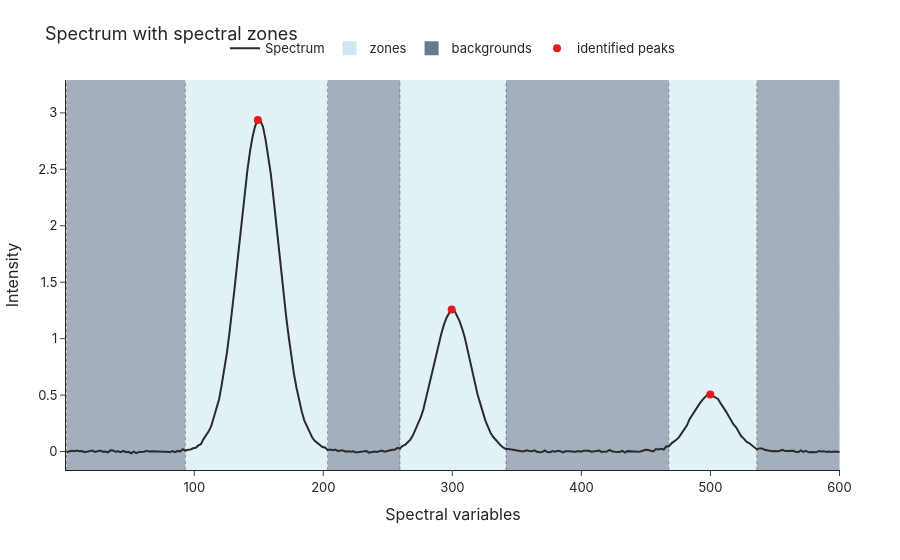

Notebook source saved alongside this figure:
### Markdown cell above
Since spectral zones are not known a priori in this example, the `building_spectral_zones` function is applied to automatically identify zones based on peak detection criteria. The function uses the mean spectrum across all samples (obtained by passing the full dataset `X`) to detect local maxima and minima, which define the zone boundaries. Two key parameters control the detection sensitivity:

- **`min_window_length`**: Minimum length of spectral windows considered for minima extraction, which also controls the minimum width of the resulting zones.
- **`prominence`**: Minimum difference in intensity between a peak and its surrounding baseline for it to be considered a valid peak. Higher values make detection more robust to noise but may miss subtle features.
- Optionally, Savitzky-Golay smoothing can be applied before peak detection (`svg_smooth=True`) to further improve robustness in noisy spectra.

### Code cell
spectral_cuts = building_spectral_zones(
    spectrum=X, # when the entire dataset is passed, the mean spectrum across samples is used for zone detection; alternatively, a single representative spectrum can be passed (e.g., the spectrum of a specific sample or the mean spectrum of a specific class)
    min_window_length=1, # the minimum length of the spectral windows considered for minima extraction (and thus controls the minimum width of the resulting zones)
    prominence=0.5, # the minimum difference in intensity between a peak and its surrounding baseline for it to be considered a valid peak, being a key parameter for extracting peaks robustly in the presence of noise
    svg_smooth=False, # whether to apply Savitzky-Golay smoothing to the spectrum before peak detection (which can help improve peak detection in noisy spectra); if True, the svg_polyorder and svg_window_length parameters can be set to control the degree of smoothing
    svg_polyorder=3, # unused when svg_smooth=False, but can be set to control the degree of smoothing if svg_smooth=True
    svg_window_length=11, # unused when svg_smooth=False, but can be set to control the window length of smoothing if svg_smooth=True
    _show_minima=False, # whether to show the detected minima in the plot (which define the zone boundaries)
    ploting=True # whether to plot the spectrum with detected peaks and zone boundaries (which can help visually assess the quality of zone detection and adjust parameters accordingly
)
print('Spectral cuts (label, start, end):')
for label, start, end in spectral_cuts:
    print(f"{label}: {start} - {end}")

### Figure 1 — Plotly figure (JSON) as saved in the notebook; plotly's stock layout.template omitted (floating-point values rounded to 4 significant figures; data arrays with more than 128 entries replaced by an {"elided": "..."} marker saying what was removed)
{"data": [{"line": {"color": "#2b2b2b", "dash": "solid", "width": 2}, "mode": "lines", "name": "Spectrum", "type": "scatter", "x": {"elided": "300 float values"}, "y": {"elided": "300 float values"}}, {"marker": {"color": "rgba(173, 216, 230, 0.6)", "size": 14, "symbol": "square"}, "mode": "markers", "name": "zones", "showlegend": true, "type": "scatter", "x": [null], "y": [null]}, {"marker": {"color": "rgba(0, 34, 75, 0.6)", "size": 14, "symbol": "square"}, "mode": "markers", "name": "backgrounds", "showlegend": true, "type": "scatter", "x": [null], "y": [null]}, {"marker": {"color": "#e41a1c", "size": 8, "symbol": "circle"}, "mode": "markers", "name": "identified peaks", "type": "scatter", "x": [149.2, 299.5, 499.8], "y": [2.937, 1.258, 0.505]}], "layout": {"font": {"family": "Inter, Helvetica Neue, Arial, sans-serif", "size": 13}, "legend": {"orientation": "h", "x": 0.5, "xanchor": "center", "y": 1.12, "yanchor": "top"}, "margin": {"b": 90, "l": 60, "r": 60, "t": 80}, "shapes": [{"fillcolor": "rgba(0, 34, 75, 0.6)", "layer": "below", "line": {"width": 0}, "opacity": 0.6, "type": "rect", "x0": 1, "x1": 93.15, "xref": "x", "y0": 0, "y1": 1, "yref": "y domain"}, {"line": {"color": "black", "dash": "dot", "width": 1}, "type": "line", "x0": 1, "x1": 1, "xref": "x", "y0": 0, "y1": 1, "yref": "y domain"}, {"fillcolor": "rgba(173, 216, 230, 0.6)", "layer": "below", "line": {"width": 0}, "opacity": 0.6, "type": "rect", "x0": 93.15, "x1": 203.3, "xref": "x", "y0": 0, "y1": 1, "yref": "y domain"}, {"line": {"color": "black", "dash": "dot", "width": 1}, "type": "line", "x0": 93.15, "x1": 93.15, "xref": "x", "y0": 0, "y1": 1, "yref": "y domain"}, {"fillcolor": "rgba(0, 34, 75, 0.6)", "layer": "below", "line": {"width": 0}, "opacity": 0.6, "type": "rect", "x0": 203.3, "x1": 259.4, "xref": "x", "y0": 0, "y1": 1, "yref": "y domain"}, {"line": {"color": "black", "dash": "dot", "width": 1}, "type": "line", "x0": 203.3, "x1": 203.3, "xref": "x", "y0": 0, "y1": 1, "yref": "y domain"}, {"fillcolor": "rgba(173, 216, 230, 0.6)", "layer": "below", "line": {"width": 0}, "opacity": 0.6, "type": "rect", "x0": 259.4, "x1": 341.6, "xref": "x", "y0": 0, "y1": 1, "yref": "y domain"}, {"line": {"color": "black", "dash": "dot", "width": 1}, "type": "line", "x0": 259.4, "x1": 259.4, "xref": "x", "y0": 0, "y1": 1, "yref": "y domain"}, {"fillcolor": "rgba(0, 34, 75, 0.6)", "layer": "below", "line": {"width": 0}, "opacity": 0.6, "type": "rect", "x0": 341.6, "x1": 467.8, "xref": "x", "y0": 0, "y1": 1, "yref": "y domain"}, {"line": {"color": "black", "dash": "dot", "width": 1}, "type": "line", "x0": 341.6, "x1": 341.6, "xref": "x", "y0": 0, "y1": 1, "yref": "y domain"}, {"fillcolor": "rgba(173, 216, 230, 0.6)", "layer": "below", "line": {"width": 0}, "opacity": 0.6, "type": "rect", "x0": 467.8, "x1": 535.9, "xref": "x", "y0": 0, "y1": 1, "yref": "y domain"}, {"line": {"color": "black", "dash": "dot", "width": 1}, "type": "line", "x0": 467.8, "x1": 467.8, "xref": "x", "y0": 0, "y1": 1, "yref": "y domain"}, {"fillcolor": "rgba(0, 34, 75, 0.6)", "layer": "below", "line": {"width": 0}, "opacity": 0.6, "type": "rect", "x0": 535.9, "x1": 600, "xref": "x", "y0": 0, "y1": 1, "yref": "y domain"}, {"line": {"color": "black", "dash": "dot", "width": 1}, "type": "line", "x0": 535.9, "x1": 535.9, "xref": "x", "y0": 0, "y1": 1, "yref": "y domain"}, {"line": {"color": "rgba(80,80,80,0.25)", "dash": "dot", "width": 1}, "type": "line", "x0": 600, "x1": 600, "xref": "x", "y0": 0, "y1": 1, "yref": "y domain"}], "title": {"text": "Spectrum with spectral zones"}, "xaxis": {"title": {"text": "Spectral variables"}}, "yaxis": {"range": [-0.1637, 3.291], "title": {"text": "Intensity"}}}}
